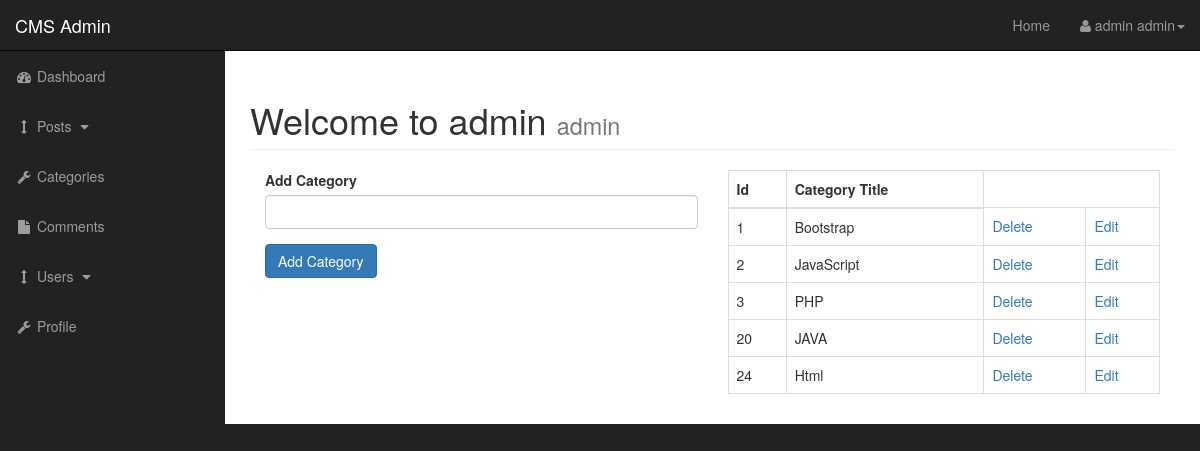
Screenshot of /admin/categories.php (signed in) with the database file from the repository.
### tables this page shows
CREATE TABLE `catagories` (
  `cat_id` int(3) NOT NULL,
  `cat_title` varchar(255) NOT NULL
);

### admin/functions.php (the view, shortened to what this page needs)
<?php
function findAllCategories() {
    global $connection;
    $query = "SELECT * FROM catagories LIMIT 15";
    $result = mysqli_query($connection, $query);
    while($row = mysqli_fetch_assoc($result)) {
        $cat_id = $row['cat_id'];
        $cat_title = $row['cat_title'];
        echo "<tr>";
        echo "<td>{$cat_id}</td>";
        echo "<td>{$cat_title}</td>";
        echo "<td><a href='categories.php?delete={$cat_id}'>Delete</a></td>";
        echo "<td><a href='categories.php?edit={$cat_id}'>Edit</a></td>";
        echo "</tr>";
    }
}
?>

### admin/css/sb-admin.css (style rules this page uses)
body { margin-top: 100px; background-color: #222; }
@media (min-width:768px) { body { margin-top: 50px; } }

### rows the page displays
catagories: cat_id "1", cat_title "Bootstrap"
catagories: cat_id "2", cat_title "JavaScript"
catagories: cat_id "3", cat_title "PHP"
catagories: cat_id "20", cat_title "JAVA"
catagories: cat_id "24", cat_title "Html"

### other values shown
$_SESSION['firstname'] "admin"
$_SESSION['lastname'] "admin"
$_SESSION['username'] "admin"
